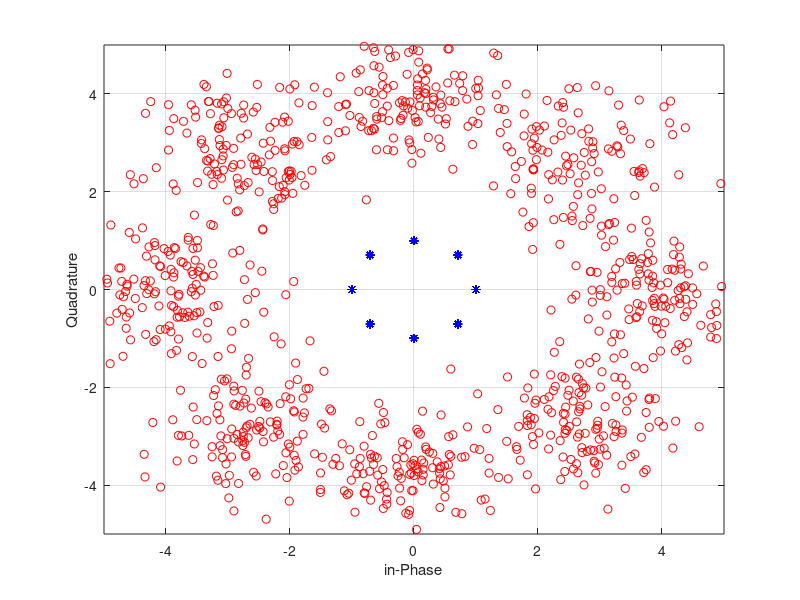

Reproduce this figure in MATLAB.
clear variables;
clc;


%% Preparation(DATA)
nSymbol = 3000;
M = 8;  %2 = BPSK, 4 = QPSK, 8 = 8-PSK, 16 = 16QAM
bit_data = randi([0, 1], 1, nSymbol );
%bitstream = [0, 1, 0, 0, 1, 1, 1, 0];

%% setData

data = zeros(1, nSymbol/log2(M));
if M==2
    data(bit_data==1) = 1;
    data(bit_data==0) = 0;

elseif M==4
    for i = 1:nSymbol/2
        two_bit = [bit_data(2*i-1) bit_data(2*i)];
        if two_bit ==[0 0]
            data(i)= 0;
        elseif two_bit == [0 1]
            data(i) = 1;
        elseif two_bit == [1 1]
            data(i) = 2;
        elseif two_bit == [1 0]
            data(i) = 3;
        end
    end


elseif M==8
    for i = 1:nSymbol/3
        three_bit = [bit_data(3*i-2) bit_data(3*i-1) bit_data(3*i)];
        if three_bit == [0 0 0]
            data(i) = 0;
        elseif three_bit == [0 0 1]
            data(i) = 1;
        elseif three_bit == [0 1 1]
            data(i) = 2;
        elseif three_bit == [0 1 0]
            data(i) = 3;
        elseif three_bit == [1 1 0]
            data(i) = 4;
        elseif three_bit == [1 1 1]
            data(i) = 5;
        elseif three_bit == [1 0 1]
            data(i) = 6;
        elseif three_bit == [1 0 0]
            data(i) = 7;
        end
    end
elseif M==16

end

%% Transmitter - Modulation (BPSK)
% 0-> cos(2 pi fct) / s2(left) -> -1
% 1-> cos(2 pi fct) s1 (right) -> 1

modulated_symbol = zeros(1, nSymbol/log2(M));

if M==2
    % modulated_symbol(data==1) = 1;
    % modulated_symbol(data==0) = -1;
    modulated_symbol(data==1) = (1+1j)/sqrt(2);
    modulated_symbol(data==0) = (-1-1j)/sqrt(2);
elseif M == 4
    modulated_symbol(data == 0) = (1+1j)/sqrt(2);%00
    modulated_symbol(data == 1) = (-1+1j)/sqrt(2);%01
    modulated_symbol(data == 2) = (1-1j)/sqrt(2);%11
    modulated_symbol(data == 3) = (-1-1j)/sqrt(2);%10

elseif M == 8
    modulated_symbol(data == 0) = (1); %000; (1,0) 좌표에 위치
    modulated_symbol(data == 1) = (1+1j)/sqrt(2); %001;(1, 1)/sqrt(2) 좌표 위치
    modulated_symbol(data == 2) = (1j); %010; (1,0) 좌표에 위치
    modulated_symbol(data == 3) = (-1+1j)/sqrt(2); %011;(1, 1)/sqrt(2) 좌표 위치
    modulated_symbol(data == 4) = (-1); %100; (1,0) 좌표에 위치
    modulated_symbol(data == 5) = (-1-1j)/sqrt(2); %101;(1, 1)/sqrt(2) 좌표 위치
    modulated_symbol(data == 6) = (-1j); %110; (1,0) 좌표에 위치
    modulated_symbol(data == 7) = (1-1j)/sqrt(2); %111;(1, 1)/sqrt(2) 좌표 위치

end


figure(11);
plot(real(modulated_symbol), imag(modulated_symbol), "b*");
xlim([-5, 5]); ylim([-5, 5]);
xlabel("in-Phase");
ylabel("Quadrature");
grid on;


%% Transmission System
    %r(n) = h(n) * y(n) + z(n)
    transmit_power = 15; % 출력세기 (y(n))
    h = sqrt(1/2)*(randn(1, length(modulated_symbol)) + 1j*randn(1, length(modulated_symbol)) ); %무선 채널의 개수(h(n))
    transmission_symbol = sqrt(transmit_power)*modulated_symbol;
    noise = sqrt(1/2)*(randn(1, nSymbol/log2(M)) +1j*randn(1, nSymbol/log2(M)) );


%% Receiver - Demodulation 
%fading = true 일 경우에는 fading channel 을 지나는 것이고, 
% fading = false 일 경우 AWGN 채널을 지나는 것으로 설정
fading = false;

if fading == true
    transmission_symbol = transmission_symbol.*h;
end

received_symbol = transmission_symbol + noise;
recovered_data = zeros(1, nSymbol/log2(M));


if M==2
    recovered_data(real(received_symbol) + imag(received_symbol) > 0) = 1;
    recovered_data(real(received_symbol) + imag(received_symbol) < 0) = 0;


elseif M==4
    recovered_data(real(received_symbol) > 0 & imag(received_symbol) > 0) = 0;
    recovered_data(real(received_symbol) > 0 & imag(received_symbol) < 0) = 1;
    recovered_data(real(received_symbol) < 0 & imag(received_symbol) < 0) = 2;
    recovered_data(real(received_symbol) < 0 & imag(received_symbol) < 0) = 3;


elseif M==8
    phase_degrees = [0, 45, 90, 135, 180, 225, 270, 315, 360];
    data_mapping = [0, 1, 2, 3, 4, 5, 6, 7, 0];
    received_phase_degrees = (rad2deg(angle(received_symbol)));
    for i = 1:length(received_symbol)
        tmp = received_phase_degrees(i);
        if tmp<0
            tmp = tmp+360;
        end
        [~, index] = min(abs(tmp-phase_degrees), [], 2);

        recovered_data(i) = data_mapping(index);
    end


end

figure(11);
hold on;
plot(real(received_symbol), imag(received_symbol), "ro");

%% set Bit Data
recovered_bit_data = zeros(1, nSymbol);
if M==2
    recovered_bit_data(recovered_data == 1) = 1;
    recovered_bit_data(recovered_data == 0) = 0;
elseif M==4
    for i = 1:length(recovered_data)
        data_value = recovered_data(i);
        % recovered_data(i) 값에 따라서 recovered_bit_data 배열에 적절한 값 할당
        switch data_value
            case 0
                recovered_bit_data(2*i - 1) = 0;
                recovered_bit_data(2*i) = 0;
            case 1
                recovered_bit_data(2*i - 1) = 0;
                recovered_bit_data(2*i) = 1;
            case 2
                recovered_bit_data(2*i - 1) = 1;
                recovered_bit_data(2*i) = 1;
            case 3
                recovered_bit_data(2*i - 1) = 1;
                recovered_bit_data(2*i) = 0;
            otherwise
                error('Unexpected data value.');
        end
    end

elseif M==8
    for i = 1:length(recovered_data)
        data_value = recovered_data(i);

        switch data_value
            case 0
                recovered_bit_data(3*i-2) = 0;
                recovered_bit_data(3*i-1) = 0;
                recovered_bit_data(3*i) = 0;
            case 1
                recovered_bit_data(3*i-2) = 0;
                recovered_bit_data(3*i-1) = 0;
                recovered_bit_data(3*i) = 1;
            case 2
                recovered_bit_data(3*i-2) = 0;
                recovered_bit_data(3*i-1) = 1;
                recovered_bit_data(3*i) = 1;
            case 3  
                recovered_bit_data(3*i-2) = 0;
                recovered_bit_data(3*i-1) = 1;
                recovered_bit_data(3*i) = 0;
            case 4
                recovered_bit_data(3*i-2) = 1;
                recovered_bit_data(3*i-1) = 1;
                recovered_bit_data(3*i) = 0;
            case 5
                recovered_bit_data(3*i-2) = 1;
                recovered_bit_data(3*i-1) = 1;
                recovered_bit_data(3*i) = 1;
            case 6
                recovered_bit_data(3*i-2) = 1;
                recovered_bit_data(3*i-1) = 0;
                recovered_bit_data(3*i) = 1;
            case 7
                recovered_bit_data(3*i-2) = 1;
                recovered_bit_data(3*i-1) = 0;
                recovered_bit_data(3*i) = 0;
            otherwise
        end
    end
end





















